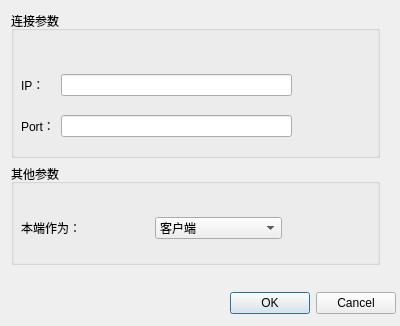
<?xml version="1.0" encoding="UTF-8"?>
<ui version="4.0">
 <class>ConfigWidget</class>
 <widget class="QWidget" name="ConfigWidget">
  <property name="geometry">
   <rect>
    <x>0</x>
    <y>0</y>
    <width>400</width>
    <height>326</height>
   </rect>
  </property>
  <property name="windowTitle">
   <string>Form</string>
  </property>
  <widget class="QDialogButtonBox" name="buttonBox">
   <property name="geometry">
    <rect>
     <x>220</x>
     <y>290</y>
     <width>176</width>
     <height>27</height>
    </rect>
   </property>
   <property name="standardButtons">
    <set>QDialogButtonBox::Cancel|QDialogButtonBox::Ok</set>
   </property>
  </widget>
  <widget class="QGroupBox" name="groupBox">
   <property name="geometry">
    <rect>
     <x>11</x>
     <y>11</y>
     <width>369</width>
     <height>147</height>
    </rect>
   </property>
   <property name="title">
    <string>连接参数</string>
   </property>
   <widget class="QWidget" name="layoutWidget">
    <property name="geometry">
     <rect>
      <x>10</x>
      <y>50</y>
      <width>271</width>
      <height>91</height>
     </rect>
    </property>
    <layout class="QGridLayout" name="gridLayout">
     <item row="0" column="0">
      <widget class="QLabel" name="label_2">
       <property name="text">
        <string>IP：</string>
       </property>
      </widget>
     </item>
     <item row="0" column="1">
      <widget class="QLineEdit" name="lineEdit_ip"/>
     </item>
     <item row="1" column="0">
      <widget class="QLabel" name="label_3">
       <property name="text">
        <string>Port：</string>
       </property>
      </widget>
     </item>
     <item row="1" column="1">
      <widget class="QLineEdit" name="lineEdit_port"/>
     </item>
    </layout>
   </widget>
  </widget>
  <widget class="QGroupBox" name="groupBox_2">
   <property name="geometry">
    <rect>
     <x>11</x>
     <y>164</y>
     <width>369</width>
     <height>101</height>
    </rect>
   </property>
   <property name="title">
    <string>其他参数</string>
   </property>
   <widget class="QWidget" name="layoutWidget">
    <property name="geometry">
     <rect>
      <x>10</x>
      <y>50</y>
      <width>261</width>
      <height>29</height>
     </rect>
    </property>
    <layout class="QGridLayout" name="gridLayout_2">
     <item row="0" column="0">
      <widget class="QLabel" name="label">
       <property name="text">
        <string>本端作为：</string>
       </property>
      </widget>
     </item>
     <item row="0" column="1">
      <widget class="QComboBox" name="comboBox_clientOrSer">
       <item>
        <property name="text">
         <string>客户端</string>
        </property>
       </item>
       <item>
        <property name="text">
         <string>服务端</string>
        </property>
       </item>
      </widget>
     </item>
    </layout>
   </widget>
  </widget>
 </widget>
 <resources/>
 <connections/>
</ui>
